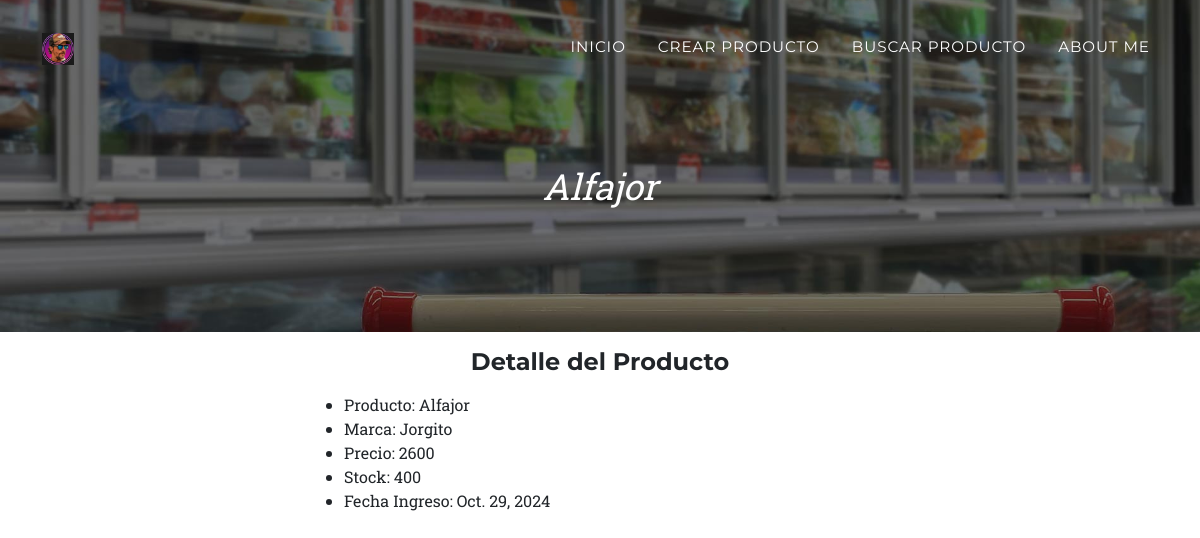
/ver_producto/2, run on the app's committed database.
### supermercados/models.py (models this page shows, shortened)
class Productos(models.Model):
    producto    = models.CharField(max_length=20)
    marca       = models.CharField(max_length=20)
    precio      = models.IntegerField()
    stock       = models.IntegerField()
    fecha       = models.DateField()

### supermercados/views.py (the view)
# urls.py: path('ver_producto/<int:id>', views.verProducto, name='ver_producto'),
def verProducto(request, id):
    producto    = Productos.objects.get(id=id)
    return render(request, 'ver_producto.html',{'producto':producto})

### supermercados/templates/ver_producto.html (shortened to what this page needs)
{% extends "base.html" %}
{% block texto_principal %}
{{producto.producto}}
{% endblock texto_principal %}
{% block main %}
<div class="container col-md-6 form-group">
    <h4 class="my-3" style="text-align: center;">Detalle del Producto</h4>
    <ul>
        <li>Producto: {{producto.producto}}</li>
        <li>Marca: {{producto.marca}}</li>
        <li>Precio: {{producto.precio}}</li>
        <li>Stock: {{producto.stock}}</li>
        <li>Fecha Ingreso: {{producto.fecha}}</li>
    </ul>
    </div>
{% endblock main %}

### data on the page
Productos: producto "Alfajor", marca "Jorgito", precio "2600", stock "400", fecha "Oct. 29, 2024"
